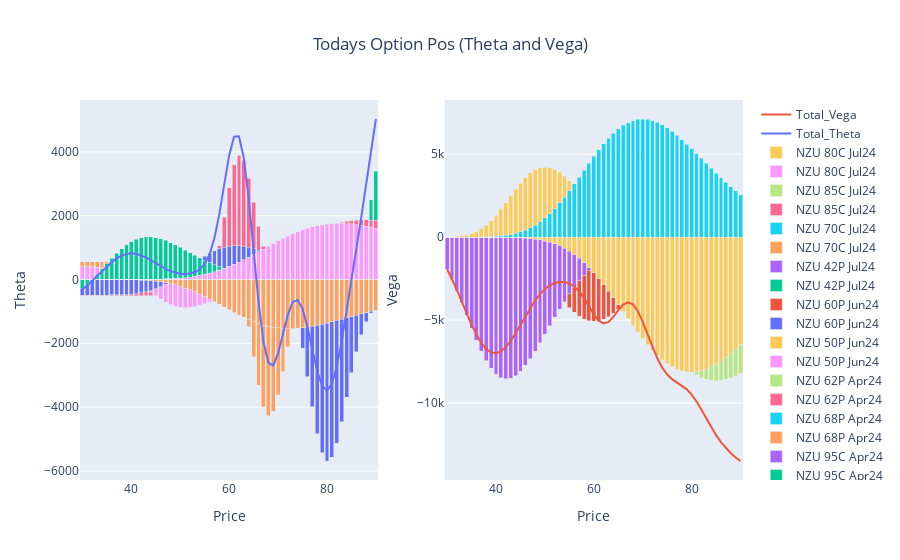

This figure's notebook cell:
### Code cell
fig_t = go.Figure()
for i in list(t)[1:-1]:
    fig_t.add_trace(go.Bar(x=t.Price, y=t[i], name=i, base=0))

fig_t.add_trace(go.Scatter(x=t.Price, y=t.Option_Theta, mode='lines', name='Total_Theta'))


#~~~~~~~~~~~~~~~~~~~~~~~~~~~~~~~~~~~~~~~~~~~~~~~~~~~~~~~~~~~~~~~~~~~~~~~~~~~~~~~~~
fig_v = go.Figure()
for i in list(v)[1:-1]:
    fig_v.add_trace(go.Bar(x=v.Price, y=v[i], name=i, base=0))

fig_v.add_trace(go.Scatter(x=v.Price, y=v.Option_Vega, mode='lines', name='Total_Vega'))

#~~~~~~~~~~~~~~~~~~~~~~~~~~~~~~~~~~~~~~~~~~~~~~~~~~~~~~~~~~~~~~~~~~~~~~~~~~~~~~~~
fig = make_subplots(rows=1, cols=2)
for i in range(0,len(fig_p.data)):
    fig.add_trace(fig_t.data[i], row=1, col=1)
    fig.add_trace(fig_v.data[i], row=1, col=2)
    
fig.update_layout(title={'text': 'Todays Option Pos (Theta and Vega)','x': 0.5,'xanchor': 'center'}, barmode='stack')

fig.update_xaxes(title_text="Price", row=1, col=1)
fig.update_yaxes(title_text="Theta", row=1, col=1)
fig.update_xaxes(title_text="Price", row=1, col=2)
fig.update_yaxes(title_text="Vega", row=1, col=2)    
fig.show()
